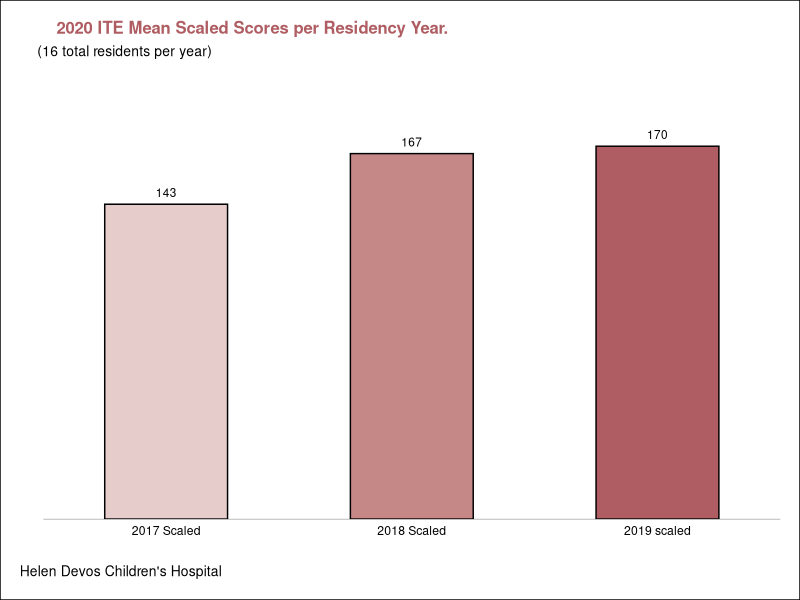
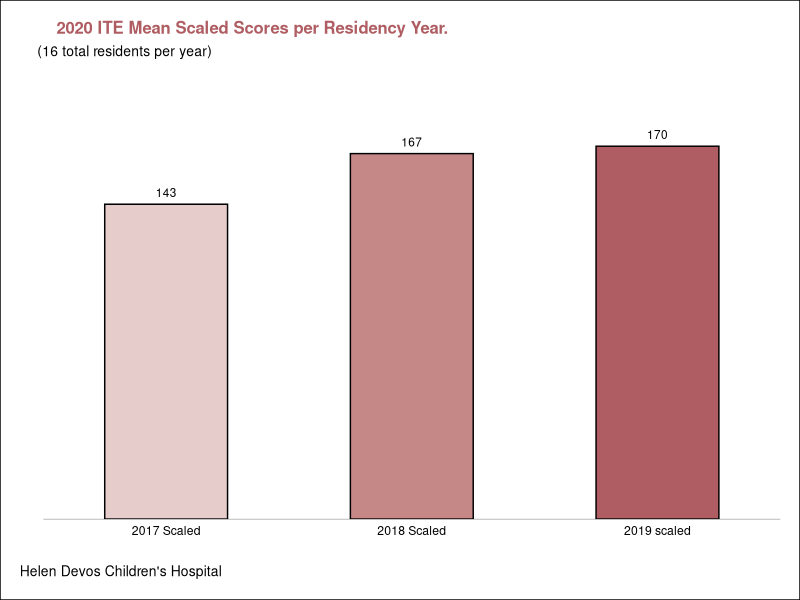

Here is the R script that generated these plots, in order:
## ---- chunk 1
knitr::opts_chunk$set(echo = TRUE)
## ---- chunk 2
library(tidyverse)
library("ggtext")
library(grid)
library(rlang)
## ---- chunk 3
#This plot shows the plot before using custom line segments. The y axis line is too long. 
age_groups= c("2017 Scaled" , "2018 Scaled", "2019 scaled")
types= c("2017 scaled", "2018 scaled", "2019 sclaed")
pop_colors <- c("#e6cdcb", "#c58887", "#af5d62")

twentytwenty_data<- tibble(
  vote_type = rep(types, 1),
  pop_groups= rep(age_groups, c(1,1,1)),
  amount= c(143.4375, 166.5, 169.875),
  amount1= c("143", "167", "170"),
  fill= rep(pop_colors, 1)
)
vote_labels <- tibble(
  vote_type= factor(types, levels= types),
)
twentytwenty_data<- twentytwenty_data%>%
  mutate(vote_type = factor(vote_type, levels= types),
         pop_groups= factor(pop_groups, levels= age_groups),
         fill= factor(fill, levels= pop_colors))

area<- (ggplot(twentytwenty_data, aes(x = pop_groups, 
                      y = amount, 
                      fill = fill, 
                      label = amount1)) +
  geom_col(color = "black", size= .5, width= .5, position= position_dodge(width= .2))+
    geom_text(size = 3, 
            position = position_dodge(width=1), aes(y= amount), vjust =-.8, color= "black")+
 labs(title =  "<span style = 'font-size:12pt; color:#af5d62'><b>2020 ITE Mean Scaled Scores per Residency Year.</span></p>",
       subtitle = "(16 total residents per year)",
       y = "",
       x = "",
       caption = "Helen Devos Children's Hospital") + scale_fill_manual(labels= types, values= pop_colors, name = ""))
new2<- (area + theme_classic()+
  theme(
           # Needed for using HTML syntax in plot title
          
           # Cleaned up some redundancies and combined your theme changes into one layer
           panel.grid = element_blank(),
           plot.background = element_rect(fill = "white", color = "black"),
           panel.grid.major = element_blank(),
           panel.grid.minor = element_blank(),
           plot.title = element_markdown(hjust=.1),
           plot.title.position = "plot",
           plot.caption.position = "plot",
           plot.subtitle = element_text(size = 10, color = "black", hjust=.03), 
           plot.caption = element_text(size = 10, color = "black", hjust = 0),
           axis.ticks = element_blank(),
           axis.line.y = element_blank(),
           axis.text.y= element_blank(),
           legend.position= "none",
           axis.line.x = element_line(size=.1),
           axis.text.x= element_text(color= "black"),
           plot.margin = unit(c(.5,.5,.5,.5), "cm"))
+ scale_x_discrete(expand=c(.2,0))
+ scale_y_continuous(expand = expansion(mult = c(0, 0.21))))
new2 
ggsave('new2.pdf')

